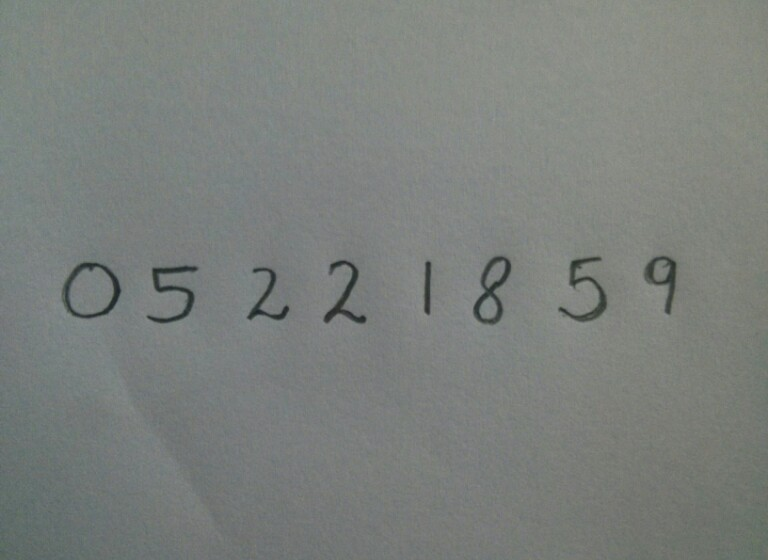
#> input picture Days/mastering opencv 2/5. ML in Computer vision/photo_1.jpg, 768 x 560 px, given in place of the camera
$ jupyter execute '3. Meanshift Object Tracking.ipynb'   (text cells are left out)
#> lines starting #> are read from the running program, lines starting #| are printed output that depends on the picture; after the words box and inside, x2 and y2 are one past the last pixel; in counts of white or black regions, pixels touching at a corner belong together
[cell 1]
import numpy as np
import cv2

# Initialize webcam
cap = cv2.VideoCapture(0)

# take first frame of the video
ret, frame = cap.read()
#> frame is the input picture: shape (560, 768, 3); mean B, G, R 123.9, 127.4, 123
print (type(frame))
#| <class 'numpy.ndarray'>

# setup default location of window
r, h, c, w = 240, 100, 400, 160
track_window = (c, r, w, h)

# Crop region of interest for tracking
roi = frame[r:r+h, c:c+w]
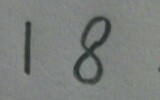
#> roi: shape (100, 160, 3); mean B, G, R 124, 126.6, 123

# Convert cropped window to HSV color space
hsv_roi =  cv2.cvtColor(roi, cv2.COLOR_BGR2HSV)
#> hsv_roi: shape (100, 160, 3); mean H, S, V 69.1, 9.5, 126.8

# Create a mask between the HSV bounds
lower_purple = np.array([125,0,0])
upper_purple = np.array([175,255,255])
mask = cv2.inRange(hsv_roi, lower_purple, upper_purple)
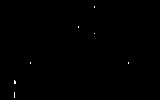
#> mask: shape (100, 160); 0.14% white in thin lines or dots, all inside (x1, y1, x2, y2) = (14, 6, 129, 98)

# Obtain the color histogram of the ROI
roi_hist = cv2.calcHist([hsv_roi], [0], mask, [180], [0,180])
#> roi_hist = 180 values, max 20 at index 126, min 0 at index 0, mean 0.122

# Normalize values to lie between the range 0, 255
cv2.normalize(roi_hist, roi_hist, 0, 255, cv2.NORM_MINMAX)

# Setup the termination criteria
# We stop calculating the centroid shift after ten iterations
# or if the centroid has moved at least 1 pixel
term_crit = ( cv2.TERM_CRITERIA_EPS | cv2.TERM_CRITERIA_COUNT, 10, 1 )

while True:

    # Read webcam frame
    ret, frame = cap.read()

    if ret == True:

        # Convert to HSV
        hsv = cv2.cvtColor(frame, cv2.COLOR_BGR2HSV)
#> hsv: shape (560, 768, 3); mean H, S, V 66.6, 12.1, 127.6

        # Calculate the histogram back projection
        # Each pixel's value is it's probability
        dst = cv2.calcBackProject([hsv],[0],roi_hist,[0,180],1)
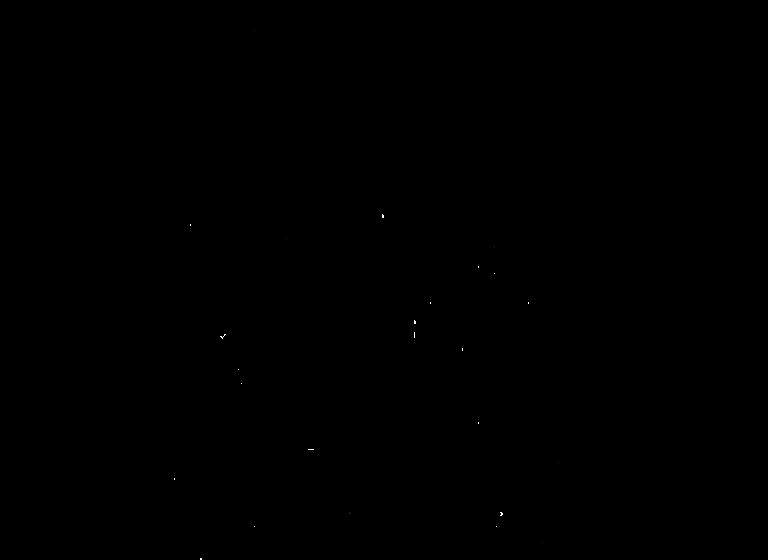
#> dst: shape (560, 768); min 0, max 255, mean 0

        # apply meanshift to get the new location
        ret, track_window = cv2.meanShift(dst, track_window, term_crit)
#> ret = 4; track_window = (344, 278, 160, 100)

        # Draw it on image
        x, y, w, h = track_window
#> x = 344; y = 278; w = 160; h = 100
        img2 = cv2.rectangle(frame, (x,y), (x+w, y+h), 255, 2)

        cv2.imshow('Meansift Tracking', img2)

        if cv2.waitKey(1) == 13: #13 is the Enter Key
#> (key Esc is pressed here)
            break

    else:
        break

cv2.destroyAllWindows()
cap.release()
